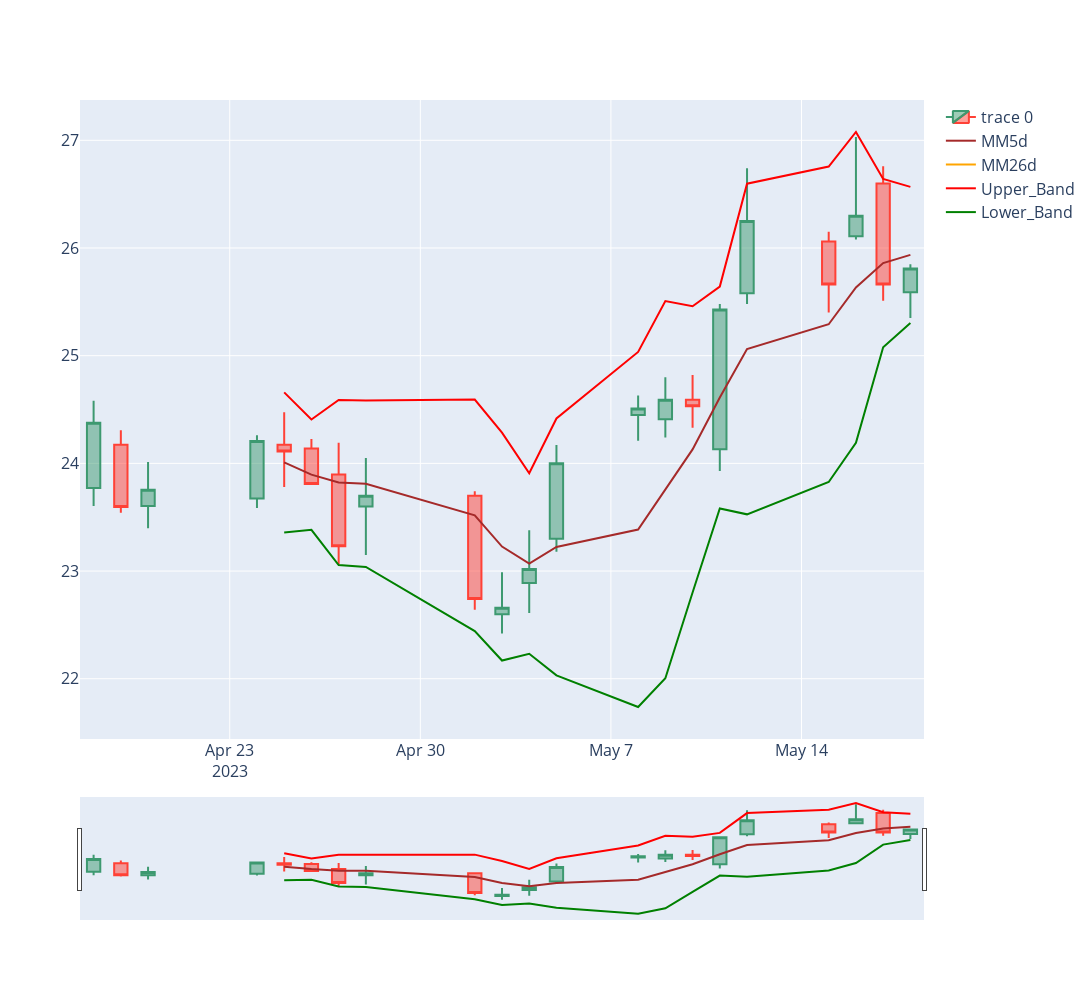

Here is the notebook cell this chart was saved with:
### Code cell
#grafico
candlestick = go.Candlestick(x=df.index,
                             open=df['Open'],
                             high=df['High'],
                             low=df['Low'],
                             close=df['Close']
)
lines_mm5 = go.Scatter(x=df.index,
                       y=df['MM5d'],
                       mode='lines',
                       line_color='brown',
                       name='MM5d')
lines_mm26 = go.Scatter(
                       x=df.index,
                       y=df['MM26d'],
                       mode='lines',
                       line_color='orange',
                       name='MM26d')

lines_UB = go.Scatter(
                       x=df.index,
                       y=df['Upper_Band'],
                       mode='lines',
                       line_color='red',
                       name='Upper_Band')

lines_LB = go.Scatter(
                       x=df.index,
                       y=df['Lower_Band'],
                       mode='lines',
                       line_color='green',
                       name='Lower_Band')



fig = go.Figure(data=[candlestick])
fig.update_traces(marker_autocolorscale=False, selector=dict(type='bar'))
fig.update_layout(width=1800, height=1000, font_size=16, dragmode='zoom')

fig.add_trace(lines_mm5)
fig.add_trace(lines_mm26)
fig.add_trace(lines_UB)
fig.add_trace(lines_LB)



fig.show()
